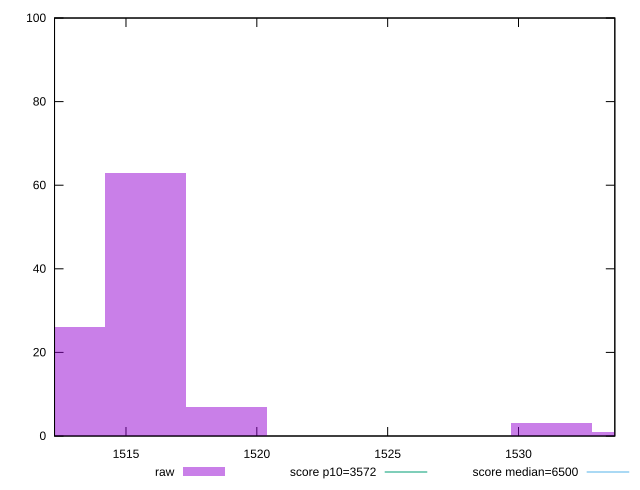

Write the gnuplot code that produced this figure.
reset

$raw <<EOF
1515.7411713542504 63
1518.8471983447303 7
1512.6351443637702 26
1531.2713063066503 3
1534.3773332971305 1
EOF

set key outside below
set boxwidth 3.106026990480021
set xrange [1512.2695999999999:1533.681]
set yrange [0:100]
set trange [0:100]
set style fill transparent solid 0.5 noborder

set parametric
set terminal svg size 640, 490 enhanced background rgb 'white'
set output "reprap/first-cpu-idle/samples/pages+cached+noexternal+nojs/raw/histogram.svg"

plot $raw title "raw" with boxes, \
     3572,t title "score p10=3572", \
     6500,t title "score median=6500"

reset
